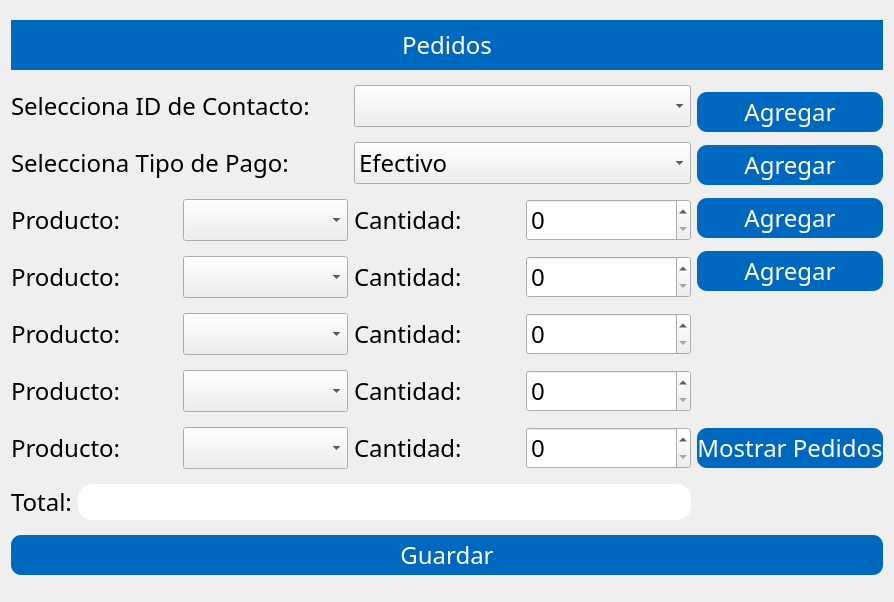
<?xml version="1.0" encoding="UTF-8"?>
<ui version="4.0">
 <class>VentanaPedidos</class>
 <widget class="QWidget" name="VentanaPedidos">
  <property name="geometry">
   <rect>
    <x>0</x>
    <y>0</y>
    <width>894</width>
    <height>602</height>
   </rect>
  </property>
  <property name="windowTitle">
   <string>Form</string>
  </property>
  <property name="styleSheet">
   <string notr="true">*{
	font-family:century gothic;
	font-size:24px;
}

QPushButton{
	background:#0069BF;
	border-radius:10px;
	color:white;
}

QPushButton:hover{
	background:#008EFF;
}

QLineEdit{
	border-radius:14px;
}</string>
  </property>
  <layout class="QGridLayout" name="gridLayout">
   <item row="1" column="0" colspan="2">
    <layout class="QHBoxLayout" name="horizontalLayout_6">
     <item>
      <widget class="QLabel" name="label_13">
       <property name="text">
        <string>Selecciona ID de Contacto:</string>
       </property>
      </widget>
     </item>
     <item>
      <widget class="QComboBox" name="boxContacto"/>
     </item>
    </layout>
   </item>
   <item row="1" column="2" rowspan="4">
    <layout class="QVBoxLayout" name="verticalLayout">
     <item>
      <widget class="QPushButton" name="pushButton_2">
       <property name="sizePolicy">
        <sizepolicy hsizetype="Preferred" vsizetype="Fixed">
         <horstretch>0</horstretch>
         <verstretch>0</verstretch>
        </sizepolicy>
       </property>
       <property name="minimumSize">
        <size>
         <width>50</width>
         <height>40</height>
        </size>
       </property>
       <property name="text">
        <string>Agregar</string>
       </property>
      </widget>
     </item>
     <item>
      <widget class="QPushButton" name="pushButton_3">
       <property name="sizePolicy">
        <sizepolicy hsizetype="Preferred" vsizetype="Fixed">
         <horstretch>0</horstretch>
         <verstretch>0</verstretch>
        </sizepolicy>
       </property>
       <property name="minimumSize">
        <size>
         <width>50</width>
         <height>40</height>
        </size>
       </property>
       <property name="text">
        <string>Agregar</string>
       </property>
      </widget>
     </item>
     <item>
      <widget class="QPushButton" name="pushButton_4">
       <property name="sizePolicy">
        <sizepolicy hsizetype="Preferred" vsizetype="Fixed">
         <horstretch>0</horstretch>
         <verstretch>0</verstretch>
        </sizepolicy>
       </property>
       <property name="minimumSize">
        <size>
         <width>50</width>
         <height>40</height>
        </size>
       </property>
       <property name="text">
        <string>Agregar</string>
       </property>
      </widget>
     </item>
     <item>
      <widget class="QPushButton" name="pushButton_5">
       <property name="sizePolicy">
        <sizepolicy hsizetype="Preferred" vsizetype="Fixed">
         <horstretch>0</horstretch>
         <verstretch>0</verstretch>
        </sizepolicy>
       </property>
       <property name="minimumSize">
        <size>
         <width>50</width>
         <height>40</height>
        </size>
       </property>
       <property name="text">
        <string>Agregar</string>
       </property>
      </widget>
     </item>
    </layout>
   </item>
   <item row="2" column="0" colspan="2">
    <layout class="QHBoxLayout" name="horizontalLayout_7">
     <item>
      <widget class="QLabel" name="label_14">
       <property name="text">
        <string>Selecciona Tipo de Pago:</string>
       </property>
      </widget>
     </item>
     <item>
      <widget class="QComboBox" name="comboBox_6">
       <item>
        <property name="text">
         <string>Efectivo</string>
        </property>
       </item>
       <item>
        <property name="text">
         <string>Tarjeta</string>
        </property>
       </item>
      </widget>
     </item>
    </layout>
   </item>
   <item row="3" column="0" colspan="2">
    <layout class="QHBoxLayout" name="horizontalLayout">
     <item>
      <widget class="QLabel" name="label_2">
       <property name="text">
        <string>Producto:</string>
       </property>
      </widget>
     </item>
     <item>
      <widget class="QComboBox" name="comboBox"/>
     </item>
     <item>
      <widget class="QLabel" name="label_7">
       <property name="text">
        <string>Cantidad:</string>
       </property>
      </widget>
     </item>
     <item>
      <widget class="QSpinBox" name="spinBox"/>
     </item>
    </layout>
   </item>
   <item row="4" column="0" colspan="2">
    <layout class="QHBoxLayout" name="horizontalLayout_2">
     <item>
      <widget class="QLabel" name="label_3">
       <property name="text">
        <string>Producto:</string>
       </property>
      </widget>
     </item>
     <item>
      <widget class="QComboBox" name="comboBox_2"/>
     </item>
     <item>
      <widget class="QLabel" name="label_8">
       <property name="text">
        <string>Cantidad:</string>
       </property>
      </widget>
     </item>
     <item>
      <widget class="QSpinBox" name="spinBox_2"/>
     </item>
    </layout>
   </item>
   <item row="5" column="0" colspan="2">
    <layout class="QHBoxLayout" name="horizontalLayout_3">
     <item>
      <widget class="QLabel" name="label_4">
       <property name="text">
        <string>Producto:</string>
       </property>
      </widget>
     </item>
     <item>
      <widget class="QComboBox" name="comboBox_3"/>
     </item>
     <item>
      <widget class="QLabel" name="label_9">
       <property name="text">
        <string>Cantidad:</string>
       </property>
      </widget>
     </item>
     <item>
      <widget class="QSpinBox" name="spinBox_3"/>
     </item>
    </layout>
   </item>
   <item row="6" column="0" colspan="2">
    <layout class="QHBoxLayout" name="horizontalLayout_4">
     <item>
      <widget class="QLabel" name="label_5">
       <property name="text">
        <string>Producto:</string>
       </property>
      </widget>
     </item>
     <item>
      <widget class="QComboBox" name="comboBox_4"/>
     </item>
     <item>
      <widget class="QLabel" name="label_10">
       <property name="text">
        <string>Cantidad:</string>
       </property>
      </widget>
     </item>
     <item>
      <widget class="QSpinBox" name="spinBox_4"/>
     </item>
    </layout>
   </item>
   <item row="7" column="0" colspan="2">
    <layout class="QHBoxLayout" name="horizontalLayout_5">
     <item>
      <widget class="QLabel" name="label_6">
       <property name="text">
        <string>Producto:</string>
       </property>
      </widget>
     </item>
     <item>
      <widget class="QComboBox" name="comboBox_5"/>
     </item>
     <item>
      <widget class="QLabel" name="label_11">
       <property name="text">
        <string>Cantidad:</string>
       </property>
      </widget>
     </item>
     <item>
      <widget class="QSpinBox" name="spinBox_5"/>
     </item>
    </layout>
   </item>
   <item row="8" column="0">
    <widget class="QLabel" name="label_12">
     <property name="text">
      <string>Total:</string>
     </property>
    </widget>
   </item>
   <item row="8" column="1">
    <widget class="QLineEdit" name="leTotalPedidos"/>
   </item>
   <item row="0" column="0" colspan="3">
    <widget class="QLabel" name="label">
     <property name="maximumSize">
      <size>
       <width>16777215</width>
       <height>50</height>
      </size>
     </property>
     <property name="styleSheet">
      <string notr="true">background:#0069BF;
color: white;</string>
     </property>
     <property name="text">
      <string>Pedidos</string>
     </property>
     <property name="alignment">
      <set>Qt::AlignCenter</set>
     </property>
    </widget>
   </item>
   <item row="9" column="0" colspan="3">
    <widget class="QPushButton" name="btnGuardarPedido">
     <property name="minimumSize">
      <size>
       <width>50</width>
       <height>40</height>
      </size>
     </property>
     <property name="text">
      <string>Guardar</string>
     </property>
    </widget>
   </item>
   <item row="7" column="2">
    <widget class="QPushButton" name="btnMostrarPedidos">
     <property name="minimumSize">
      <size>
       <width>0</width>
       <height>40</height>
      </size>
     </property>
     <property name="text">
      <string>Mostrar Pedidos</string>
     </property>
    </widget>
   </item>
  </layout>
 </widget>
 <resources/>
 <connections/>
</ui>
